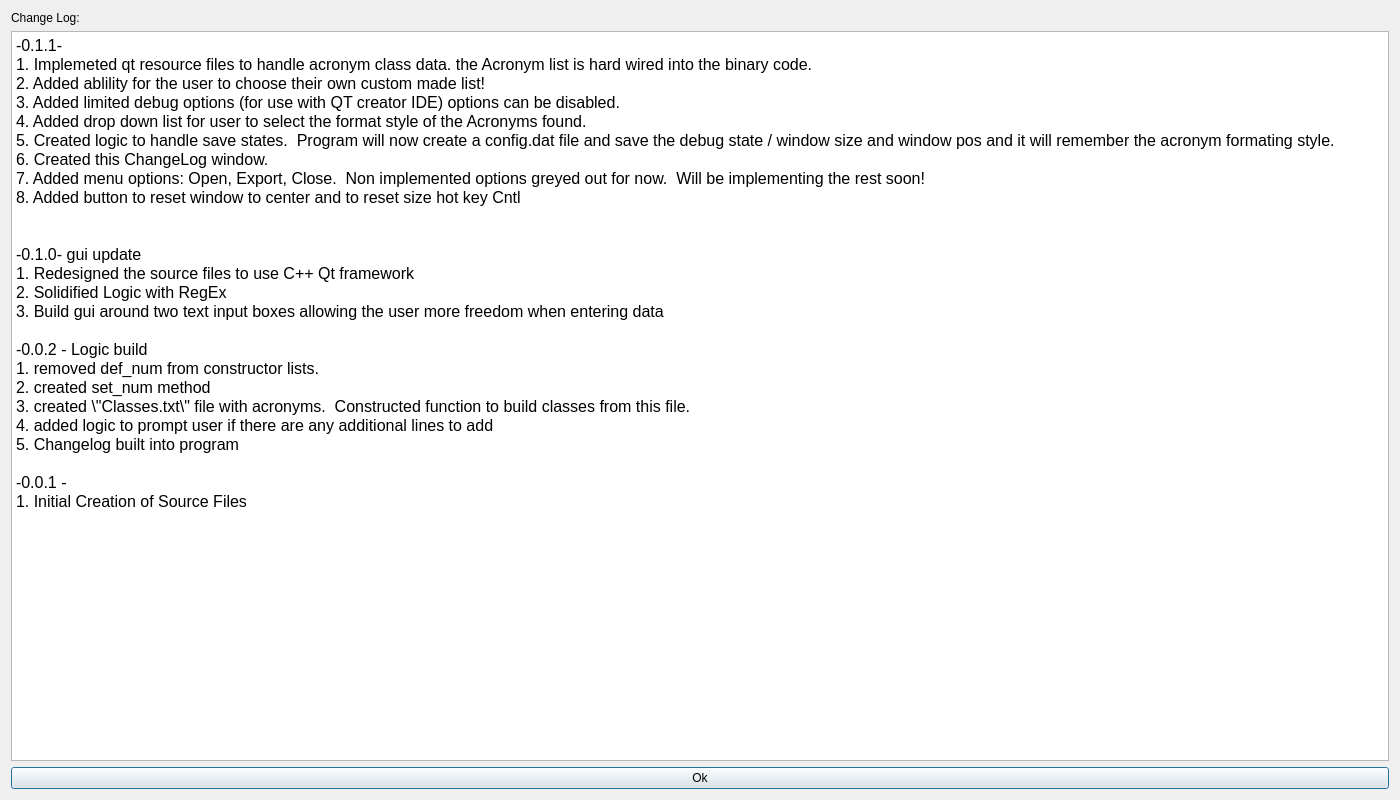
<?xml version="1.0" encoding="UTF-8"?>
<ui version="4.0">
 <class>ChangeLog</class>
 <widget class="QDialog" name="ChangeLog">
  <property name="geometry">
   <rect>
    <x>0</x>
    <y>0</y>
    <width>1400</width>
    <height>800</height>
   </rect>
  </property>
  <property name="sizePolicy">
   <sizepolicy hsizetype="Expanding" vsizetype="Expanding">
    <horstretch>0</horstretch>
    <verstretch>0</verstretch>
   </sizepolicy>
  </property>
  <property name="contextMenuPolicy">
   <enum>Qt::NoContextMenu</enum>
  </property>
  <property name="windowTitle">
   <string>Dialog</string>
  </property>
  <layout class="QVBoxLayout" name="verticalLayout">
   <property name="sizeConstraint">
    <enum>QLayout::SetDefaultConstraint</enum>
   </property>
   <item>
    <widget class="QLabel" name="label">
     <property name="text">
      <string>Change Log:</string>
     </property>
    </widget>
   </item>
   <item>
    <widget class="QPlainTextEdit" name="plainTextEdit">
     <property name="enabled">
      <bool>true</bool>
     </property>
     <property name="sizePolicy">
      <sizepolicy hsizetype="Expanding" vsizetype="Expanding">
       <horstretch>0</horstretch>
       <verstretch>0</verstretch>
      </sizepolicy>
     </property>
     <property name="font">
      <font>
       <family>Arial</family>
       <pointsize>12</pointsize>
      </font>
     </property>
     <property name="sizeAdjustPolicy">
      <enum>QAbstractScrollArea::AdjustToContentsOnFirstShow</enum>
     </property>
     <property name="readOnly">
      <bool>true</bool>
     </property>
     <property name="plainText">
      <string>-0.1.1-
1. Implemeted qt resource files to handle acronym class data. the Acronym list is hard wired into the binary code.
2. Added ablility for the user to choose their own custom made list!
3. Added limited debug options (for use with QT creator IDE) options can be disabled.
4. Added drop down list for user to select the format style of the Acronyms found.
5. Created logic to handle save states.  Program will now create a config.dat file and save the debug state / window size and window pos and it will remember the acronym formating style.
6. Created this ChangeLog window.
7. Added menu options: Open, Export, Close.  Non implemented options greyed out for now.  Will be implementing the rest soon!
8. Added button to reset window to center and to reset size hot key Cntl&lt;home&gt;


-0.1.0- gui update
1. Redesigned the source files to use C++ Qt framework
2. Solidified Logic with RegEx 
3. Build gui around two text input boxes allowing the user more freedom when entering data

-0.0.2 - Logic build
1. removed def_num from constructor lists.
2. created set_num method
3. created \&quot;Classes.txt\&quot; file with acronyms.  Constructed function to build classes from this file.
4. added logic to prompt user if there are any additional lines to add
5. Changelog built into program

-0.0.1 -
1. Initial Creation of Source Files</string>
     </property>
     <property name="backgroundVisible">
      <bool>false</bool>
     </property>
    </widget>
   </item>
   <item>
    <widget class="QPushButton" name="pushButton">
     <property name="text">
      <string>Ok</string>
     </property>
    </widget>
   </item>
  </layout>
 </widget>
 <resources/>
 <connections/>
</ui>
